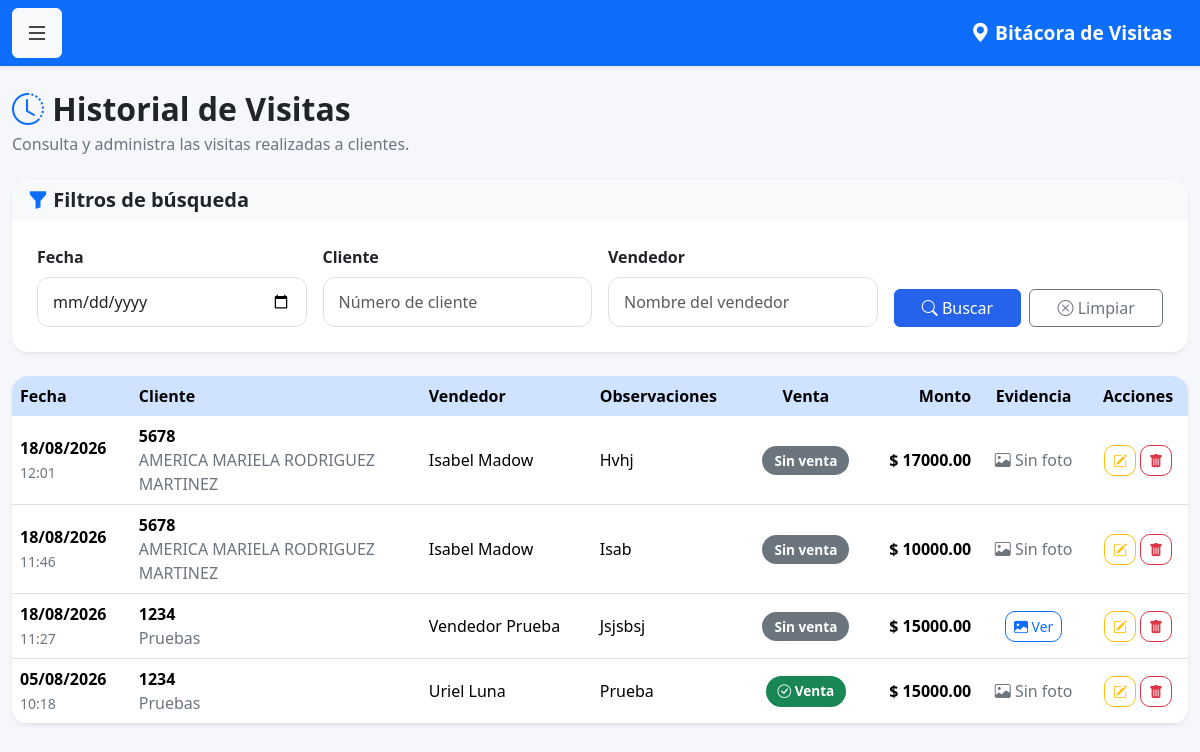
The page /historial_visitas (signed in) on the database its author committed.
### models.py (models this page shows)
class Visita(db.Model):
    __tablename__ = 'visitas'
    id = db.Column(
        db.Integer,
        primary_key=True
    )
    fecha = db.Column(
        db.DateTime,
        default=datetime.now
    )
    observaciones = db.Column(
        db.Text
    )
    venta_realizada = db.Column(
        db.Boolean,
        default=False
    )
    monto_venta = db.Column(
        db.Float,
        default=0
    )
    proxima_visita = db.Column(
        db.Date
    )
    cliente_id = db.Column(
        db.Integer,
        db.ForeignKey('clientes.id')
    )
    usuario_id = db.Column(
        db.Integer,
        db.ForeignKey('usuarios.id')
    )
    latitud = db.Column(
    db.String(50)
    )
    longitud = db.Column(
    db.String(50)
    )
    foto = db.Column(
    db.String(255)
    )
    cliente = db.relationship(
        'Cliente',
        backref='visitas'
    )
    usuario = db.relationship(
        'Usuario',
        backref='visitas'
    )

class Cliente(db.Model):
    __tablename__ = 'clientes'
    id = db.Column(
        db.Integer,
        primary_key=True
    )
    num_cliente = db.Column(
        db.String(20),
        unique=True,
        nullable=False
    )
    nombre = db.Column(
        db.String(150),
        nullable=False
    )
    grupo = db.Column(
        db.String(100)
    )
    canal = db.Column(
        db.String(100)
    )
    vendedor = db.Column(
        db.Integer
    )

class Usuario(UserMixin, db.Model):
    __tablename__ = 'usuarios'
    id = db.Column(db.Integer, primary_key=True)
    nombre = db.Column(db.String(100), nullable=False)
    correo = db.Column(db.String(120), unique=True, nullable=False)
    password = db.Column(db.String(500), nullable=False)
    rol = db.Column(db.String(20), default='vendedor')
    activo = db.Column(db.Boolean, default=True)

### app.py (the view)
@app.route('/historial_visitas')
@login_required
def historial_visitas():
    fecha = request.args.get('fecha', '')
    cliente = request.args.get('cliente', '')
    vendedor = request.args.get('vendedor', '')
    consulta = Visita.query
    if current_user.rol == 'vendedor':
        consulta = consulta.filter(
            Visita.usuario_id == current_user.id
        )
    if fecha:
        consulta = consulta.filter(
            db.func.date(Visita.fecha) == fecha
        )
    if cliente:
        consulta = consulta.join(Cliente).filter(
            Cliente.num_cliente.contains(cliente)
        )
    if (
        vendedor and
        current_user.rol in ['admin', 'supervisor']
    ):
        consulta = consulta.join(Usuario).filter(
            Usuario.nombre.contains(vendedor)
        )
    visitas = consulta.order_by(
        Visita.fecha.desc()
    ).all()
    return render_template(
        'historial_visitas.html',
        visitas=visitas
    )

### app.py (called while the page is built)
@login_manager.user_loader
def load_user(user_id):
    return Usuario.query.get(int(user_id))

### templates/historial_visitas.html (shortened to what this page needs)
{% extends 'base.html' %}
{% block contenido %}
<div class="d-flex justify-content-between align-items-center mb-4">
    <div>
        <h2 class="fw-bold mb-1">
            <i class="bi bi-clock-history text-primary"></i>
            Historial de Visitas
        </h2>
        <p class="text-muted mb-0">
            Consulta y administra las visitas realizadas a clientes.
        </p>
    </div>
</div>
<div class="card shadow-sm border-0 rounded-4 mb-4">
    <div class="card-header bg-light">
        <h5 class="mb-0">
            <i class="bi bi-funnel-fill text-primary"></i>
            Filtros de búsqueda
        </h5>
    </div>
    <div class="card-body">
        <form method="GET">
            <div class="row g-3">
                <div class="col-lg-3">
                    <label class="form-label fw-semibold">
                        Fecha
                    </label>
                    <input
                        type="date"
                        name="fecha"
                        class="form-control"
                        value="{{ request.args.get('fecha','') }}">
                </div>
                <div class="col-lg-3">
                    <label class="form-label fw-semibold">
                        Cliente
                    </label>
                    <input
                        type="text"
                        name="cliente"
                        class="form-control"
                        placeholder="Número de cliente"
                        value="{{ request.args.get('cliente','') }}">
                </div>
                {% if current_user.rol == 'admin' %}
                <div class="col-lg-3">
                    <label class="form-label fw-semibold">
                        Vendedor
                    </label>
                    <input
                        type="text"
                        name="vendedor"
                        class="form-control"
                        placeholder="Nombre del vendedor"
                        value="{{ request.args.get('vendedor','') }}">
                </div>
                {% endif %}
                <div class="col-lg-3 d-flex align-items-end gap-2">
                    <button class="btn btn-primary flex-fill">
                        <i class="bi bi-search"></i>
                        Buscar
                    </button>
                    <a href="{{ url_for('historial_visitas') }}"
                       class="btn btn-outline-secondary flex-fill">
                        <i class="bi bi-x-circle"></i>
                        Limpiar
                    </a>
                </div>
            </div>
        </form>
    </div>
</div>
<div class="card shadow-sm border-0 rounded-4">
<div class="table-responsive">
<table class="table table-hover align-middle mb-0">
<thead class="table-primary">
<tr>
<th>Fecha</th>
<th>Cliente</th>
<th>Vendedor</th>
<th>Observaciones</th>
<th class="text-center">Venta</th>
<th class="text-end">Monto</th>
<th class="text-center">Evidencia</th>
<th class="text-center">Acciones</th>
</tr>
</thead>
<tbody>
{% for visita in visitas %}
<tr>
<td>
<span class="fw-semibold">
{{ visita.fecha.strftime('%d/%m/%Y') }}
</span>
<br>
<small class="text-muted">
{{ visita.fecha.strftime('%H:%M') }}
</small>
</td>
<td>
<strong>
{{ visita.cliente.num_cliente }}
</strong>
<br>
<span class="text-muted">
{{ visita.cliente.nombre }}
</span>
</td>
<td>
<div class="d-flex align-items-center gap-2">
    <span>
        {{ visita.usuario.nombre }}
    </span>
</div>
</td>
<td>
{% if visita.observaciones %}
{{ visita.observaciones }}
{% else %}
<span class="text-muted">
Sin observaciones
</span>
{% endif %}
</td>
<td class="text-center">
{% if visita.venta_realizada %}
<span class="badge bg-success">
<i class="bi bi-check-circle"></i>
Venta
</span>
{% else %}
<span class="badge bg-secondary">
Sin venta
</span>
{% endif %}
</td>
<td class="text-end fw-bold">
$ {{ "%.2f"|format(visita.monto_venta or 0) }}
</td>
<td class="text-center">
{% if visita.foto %}
<button
class="btn btn-outline-primary btn-sm"
data-bs-toggle="modal"
data-bs-target="#modalFoto{{ visita.id }}">
<i class="bi bi-image-fill"></i>
Ver
</button>
{% else %}
<span class="text-muted">
<i class="bi bi-image"></i>
Sin foto
</span>
{% endif %}
</td>
<td class="text-center">
<a href="/visita/editar/{{ visita.id }}"
class="btn btn-outline-warning btn-sm"
title="Editar">
<i class="bi bi-pencil-square"></i>
</a>
{% if current_user.rol == 'admin' %}
<a href="/visita/eliminar/{{ visita.id }}"
class="btn btn-outline-danger btn-sm"
onclick="return confirm('¿Eliminar esta visita?');"
title="Eliminar">
<i class="bi bi-trash-fill"></i>
</a>
{% endif %}
</td>
</tr>
{% endfor %}
</tbody>
</table>
</div>
</div>
{% endblock %}

### static/css/style.css (style rules this page uses)
body { background: #f5f7fb; font-family: "Segoe UI", Roboto, Helvetica, Arial, sans-serif; color: #212529; }
h1, h2, h3, h4, h5 { font-weight: 700; }
.text-muted { color: #6c757d !important; }
.card { border: none; border-radius: 18px; overflow: hidden; box-shadow: 0 6px 18px rgba(0,0,0,.08); }
.card-header { border: none; }
.card-body { padding: 25px; }
.form-label { margin-bottom:8px; }
.form-control, .form-select { border-radius:12px; padding:12px 15px; border:1px solid #dee2e6; transition:.25s; }
.btn { transition:.25s; }
.btn-primary { background:#2563eb; border-color:#2563eb; }
.table { margin-bottom:0; }
.table thead th { font-weight:600; border:none; }
.table-hover tbody tr { transition:.25s; }
.table td, .table th { vertical-align:middle; }
.badge { padding:8px 12px; border-radius:20px; font-size:.85rem; }
.btn-sm { border-radius:10px; }
.table td { max-width:250px; }
.table td:nth-child(4) { white-space:normal; }

### rows shown on the page
Visita: fecha "18/08/2026", fecha "12:01", cliente.num_cliente "5678", cliente.nombre "AMERICA MARIELA RODRIGUEZ MARTINEZ", usuario.nombre "Isabel Madow", observaciones "Hvhj", venta_realizada "Sin venta", monto_venta "17000.00", shows "Sin foto"
Visita: fecha "18/08/2026", fecha "11:46", cliente.num_cliente "5678", cliente.nombre "AMERICA MARIELA RODRIGUEZ MARTINEZ", usuario.nombre "Isabel Madow", observaciones "Isab", venta_realizada "Sin venta", monto_venta "10000.00", shows "Sin foto"
Visita: fecha "18/08/2026", fecha "11:27", cliente.num_cliente "1234", cliente.nombre "Pruebas", usuario.nombre "Vendedor Prueba", observaciones "Jsjsbsj", venta_realizada "Sin venta", monto_venta "15000.00"
Visita: fecha "05/08/2026", fecha "10:18", cliente.num_cliente "1234", cliente.nombre "Pruebas", usuario.nombre "Uriel Luna", observaciones "Prueba", venta_realizada True (drawn), monto_venta "15000.00", shows "Sin foto"
